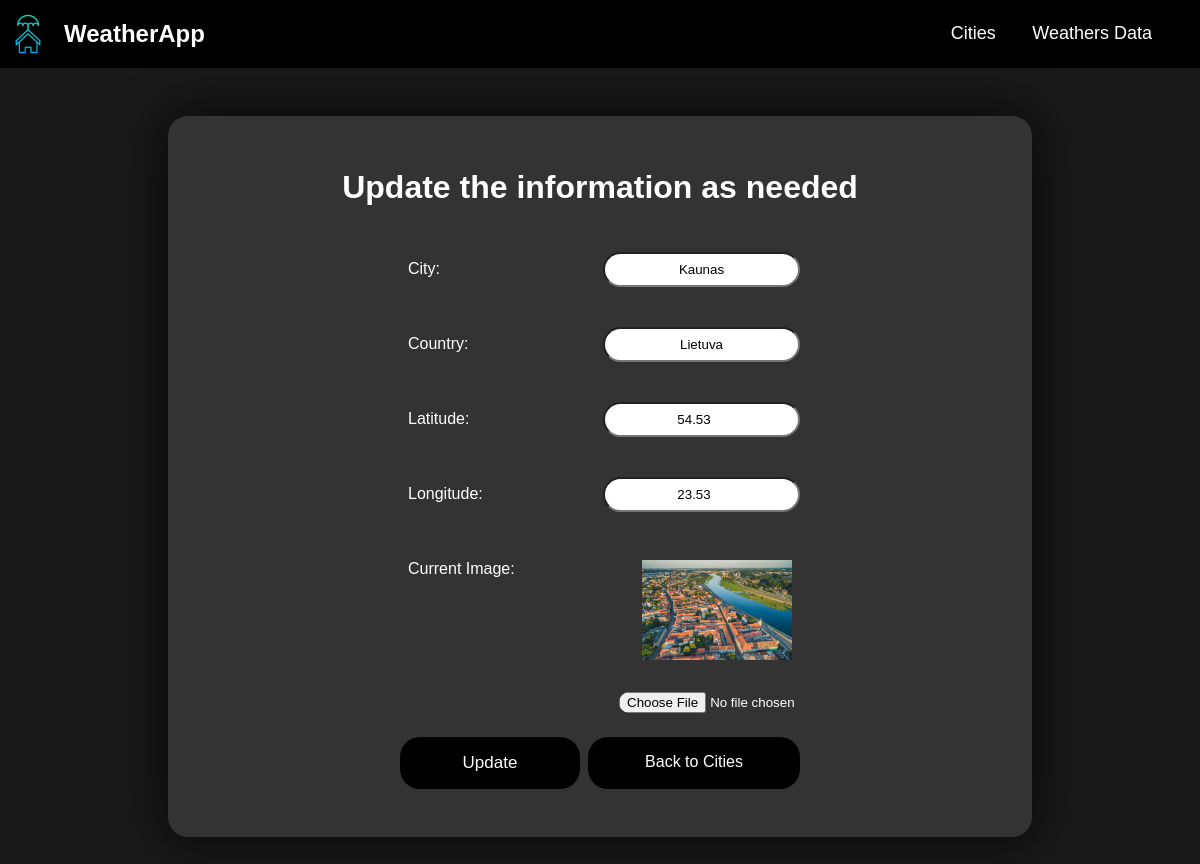
Page /cities/Kaunas/update/ on the committed database.
### weathers/models.py (models this page shows, shortened)
class BaseModel(models.Model):
    objects = models.Manager()
    class Meta:
        abstract = True

class City(BaseModel):
    name = models.CharField(max_length=50, blank=True, unique=True)
    country = models.CharField(max_length=100, default='Lietuva', choices=COUNTRY_CHOICES)
    coordination_x = models.FloatField(default=0)
    coordination_y = models.FloatField(default=0)
    image = models.ImageField(upload_to='city_images/', blank=True, null=True)

### weathers/views.py (the view, shortened to what this page needs)
# urls.py: path('<str:city_name>/update/', views.update_city, name='update_city'),
def update_city(request, city_name):
    city = get_object_or_404(City, name=city_name)
    context = {'city': city}
    return render(request, 'weathers/update_city.html', context)

### weathers/templates/weathers/update_city.html (shortened to what this page needs)
{% extends 'main.html' %}
{% block content %}
    <form class='updateCityForm' method='post' enctype='multipart/form-data'>
        <h1>Update the information as needed</h1>
        <div class='formCard'>
            <label for='city'>City:</label>
            <input type='text' name='city' id='city' value='{{ city.name }}' required>
        </div>
        <div class='formCard'>
            <label for='country'>Country:</label>
            <input type='text' name='country' id='country' value='{{ city.country }}' required>
        </div>
        <div class='formCard'>
            <label for='coordination_x'>Latitude:</label>
            <input type='number' step='0.01' name='coordination_x' id='coordination_x' value='{{ city.coordination_x }}' required>
        </div>
        <div class='formCard'>
            <label for='coordination_y'>Longitude:</label>
            <input type='number' step='0.01' name='coordination_y' id='coordination_y' value='{{ city.coordination_y }}' required>
        </div>
        <div class='formCard'>
            <label for='image'>Current Image:</label>
            {% if city.image %}
                <img src='{{ city.image.url }}' alt='Current image' width='150'>
            {% else %}
                <p>No image uploaded</p>
            {% endif %}
        </div>
        <div class='imageCard'>
            <input type='file' id='image' name='image'>
        </div>
        <div class='formCard'>
            <input id='saveUpdateCityButton' type='submit' value='Update'>
            <a id='backToCitiesButton' href="{% url 'cities' %}">Back to Cities</a>
        </div>
    </form>
{% endblock %}

### static/styles/styles.css (style rules this page uses)
body { margin: 0 auto; font-family: Arial, Helvetica, sans-serif; background-color: rgba(0, 0, 0, 0.9); }
a { text-decoration: none; }
.addCityForm, .updateCityForm { display: flex; flex-direction: column; gap: 0.5rem; align-items: center; padding: 2rem; width: 50rem; background-color: rgb(51, 51, 51); color: white; margin: 3rem auto; text-align: center; border-radius: 20px; box-shadow: 0 0 50px rgba(0, 0, 0, 0.8); }
.formCard, .imageCard { width: 400px; padding: 1rem; display: flex; justify-content: space-between; }
.imageCard { justify-content: right; padding: 0; margin-left: 9rem; }
.formCard * { padding: 0.5rem; }
#saveCityButton, #saveUpdateCityButton, #backToCitiesButton { padding: 1rem; background-color: black; border-radius: 20px; color: white; border: none; transition: all 0.3s ease; font-size: normal; }
#saveUpdateCityButton, #backToCitiesButton { width: 45%; }
#saveUpdateCityButton { font-size: 17px; }
input { border-radius: 20px; text-align: center; }

### rows in the picture
City: city "Kaunas", country "Lietuva", coordination_x "54.53", coordination_y "23.53", image (picture)
